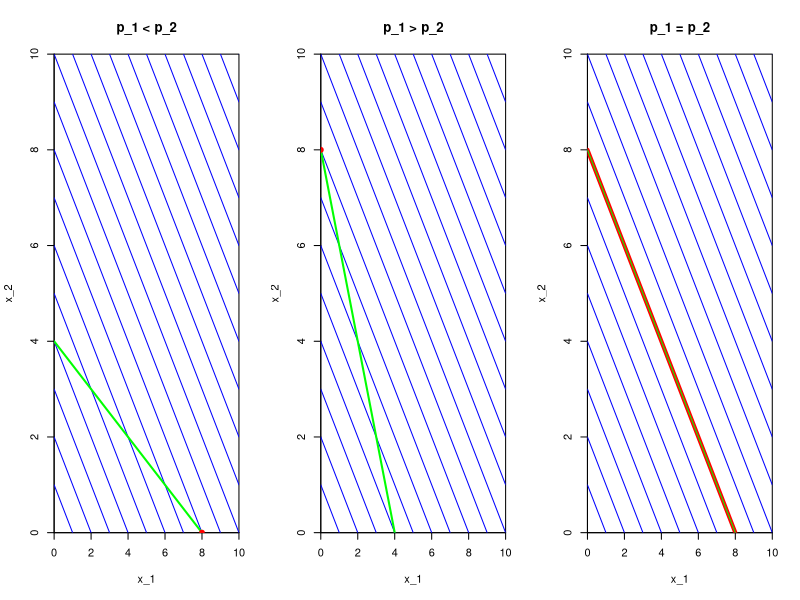
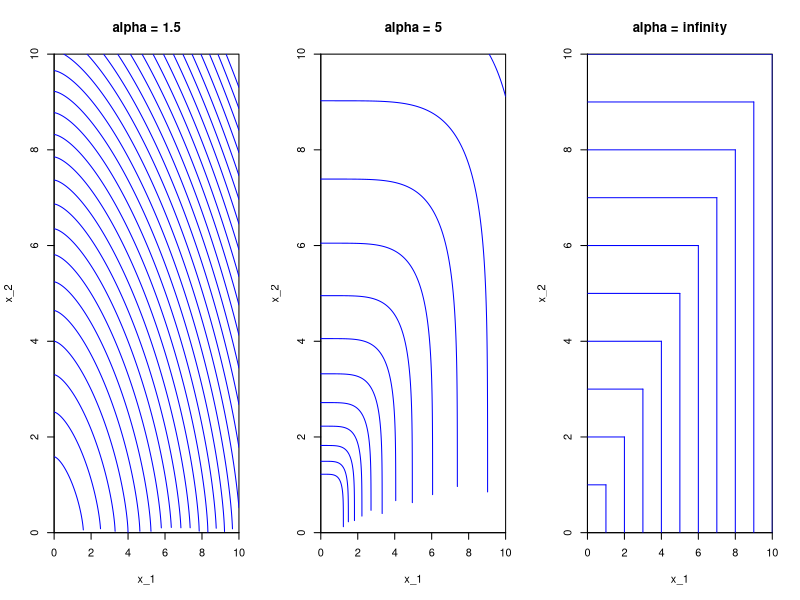

Write the R code that produced these figures, in order.
## ---- chunk 1
knitr::opts_chunk$set(echo = TRUE)
## ---- chunk 2
par(mfrow = c(1, 3))

plot(1, type = "n", xlim=c(0, 10), ylim =c(0, 10), xaxs = "i", yaxs = "i", xlab = "x_1", ylab = "x_2", main = "p_1 < p_2")

for (i in 1:20) abline(a = i, b = -1, col = "blue")

abline(a = 4, b = -1/2, lwd = 2, col = "green")
points(x=8, y=0, pch = 19, col="red")

plot(1, type = "n", xlim=c(0, 10), ylim =c(0, 10), xaxs = "i", yaxs = "i", xlab = "x_1", ylab = "x_2", main = "p_1 > p_2")

for (i in 1:20) abline(a = i, b = -1, col = "blue")

abline(a = 8, b = -2, lwd = 2, col = "green")
points(x=0, y=8, pch = 19, col="red")

plot(1, type = "n", xlim=c(0, 10), ylim =c(0, 10), xaxs = "i", yaxs = "i", xlab = "x_1", ylab = "x_2", main = "p_1 = p_2")

for (i in 1:20) abline(a = i, b = -1, col = "blue")

abline(a = 8, b = -1, lwd = 4, col = "red")
abline(a = 8, b = -1, col = "green")
## ---- chunk 3
par(mfrow = c(1, 3))

x <- (0:(10*100))/100

plot(1, type = "n", xlim=c(0, 10), ylim =c(0, 10), xaxs = "i", yaxs = "i", xlab = "x_1", ylab = "x_2", main = "alpha = 1.5")

for (u_bar in (1:30)*2) lines(x=x, y=(u_bar - x^1.5)^(1/1.5), col = "blue")

plot(1, type = "n", xlim=c(0, 10), ylim =c(0, 10), xaxs = "i", yaxs = "i", xlab = "x_1", ylab = "x_2", main = "alpha = 5")

x <- (0:(10*10000))/10000

for (u_bar in exp(1:30)) lines(x=x, y=(u_bar - x^5)^(1/5), col = "blue")

plot(1, type = "n", xlim=c(0, 10), ylim =c(0, 10), xaxs = "i", yaxs = "i", xlab = "x_1", ylab = "x_2", main = "alpha = infinity")

for (i in 1:20) {
  segments(x0 = 0, y0 = i,
           x1 = i, y1 = i, 
           col = "blue")
    segments(x0 = i, y0 = 0,
           x1 = i, y1 = i, 
           col = "blue")
}
